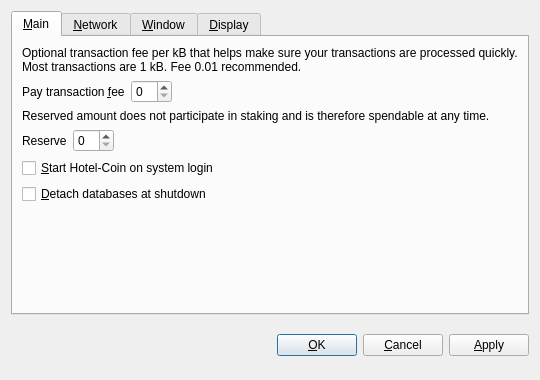
<?xml version="1.0" encoding="UTF-8"?>
<ui version="4.0">
 <class>OptionsDialog</class>
 <widget class="QDialog" name="OptionsDialog">
  <property name="geometry">
   <rect>
    <x>0</x>
    <y>0</y>
    <width>540</width>
    <height>380</height>
   </rect>
  </property>
  <property name="windowTitle">
   <string>Options</string>
  </property>
  <property name="modal">
   <bool>true</bool>
  </property>
  <layout class="QVBoxLayout" name="verticalLayout">
   <item>
    <widget class="QTabWidget" name="tabWidget">
     <property name="tabPosition">
      <enum>QTabWidget::North</enum>
     </property>
     <property name="currentIndex">
      <number>0</number>
     </property>
     <widget class="QWidget" name="tabMain">
      <attribute name="title">
       <string>&amp;Main</string>
      </attribute>
      <layout class="QVBoxLayout" name="verticalLayout_Main">
       <item>
        <widget class="QLabel" name="transactionFeeInfoLabel">
         <property name="text">
          <string>Optional transaction fee per kB that helps make sure your transactions are processed quickly. Most transactions are 1 kB. Fee 0.01 recommended.</string>
         </property>
         <property name="textFormat">
          <enum>Qt::PlainText</enum>
         </property>
         <property name="wordWrap">
          <bool>true</bool>
         </property>
        </widget>
       </item>
       <item>
        <layout class="QHBoxLayout" name="horizontalLayoutFee">
         <item>
          <widget class="QLabel" name="transactionFeeLabel">
           <property name="text">
            <string>Pay transaction &amp;fee</string>
           </property>
           <property name="textFormat">
            <enum>Qt::PlainText</enum>
           </property>
           <property name="buddy">
            <cstring>transactionFee</cstring>
           </property>
          </widget>
         </item>
         <item>
          <widget class="BitcoinAmountField" name="transactionFee"/>
         </item>
         <item>
          <spacer name="horizontalSpacerFee">
           <property name="orientation">
            <enum>Qt::Horizontal</enum>
           </property>
           <property name="sizeHint" stdset="0">
            <size>
             <width>40</width>
             <height>20</height>
            </size>
           </property>
          </spacer>
         </item>
        </layout>
       </item>
       <item>
        <widget class="QLabel" name="reserveBalanceInfoLabel">
         <property name="text">
          <string>Reserved amount does not participate in staking and is therefore spendable at any time.</string>
         </property>
         <property name="textFormat">
          <enum>Qt::PlainText</enum>
         </property>
         <property name="wordWrap">
          <bool>true</bool>
         </property>
        </widget>
       </item>
       <item>
        <layout class="QHBoxLayout" name="horizontalLayoutReserveBalance">
         <item>
          <widget class="QLabel" name="reserveBalanceLabel">
           <property name="text">
            <string>Reserve</string>
           </property>
           <property name="textFormat">
            <enum>Qt::PlainText</enum>
           </property>
           <property name="buddy">
            <cstring>reserveBalance</cstring>
           </property>
          </widget>
         </item>
         <item>
          <widget class="BitcoinAmountField" name="reserveBalance"/>
         </item>
         <item>
          <spacer name="horizontalSpacerReserveBalance">
           <property name="orientation">
            <enum>Qt::Horizontal</enum>
           </property>
           <property name="sizeHint" stdset="0">
            <size>
             <width>40</width>
             <height>20</height>
            </size>
           </property>
          </spacer>
         </item>
        </layout>
       </item>
       <item>
        <widget class="QCheckBox" name="bitcoinAtStartup">
         <property name="toolTip">
          <string>Automatically start Hotel-Coin after logging in to the system.</string>
         </property>
         <property name="text">
          <string>&amp;Start Hotel-Coin on system login</string>
         </property>
        </widget>
       </item>
       <item>
        <widget class="QCheckBox" name="detachDatabases">
         <property name="toolTip">
          <string>Detach block and address databases at shutdown. This means they can be moved to another data directory, but it slows down shutdown. The wallet is always detached.</string>
         </property>
         <property name="text">
          <string>&amp;Detach databases at shutdown</string>
         </property>
        </widget>
       </item>
       <item>
        <spacer name="verticalSpacer_Main">
         <property name="orientation">
          <enum>Qt::Vertical</enum>
         </property>
         <property name="sizeHint" stdset="0">
          <size>
           <width>20</width>
           <height>40</height>
          </size>
         </property>
        </spacer>
       </item>
      </layout>
     </widget>
     <widget class="QWidget" name="tabNetwork">
      <attribute name="title">
       <string>&amp;Network</string>
      </attribute>
      <layout class="QVBoxLayout" name="verticalLayout_Network">
       <item>
        <widget class="QCheckBox" name="mapPortUpnp">
         <property name="toolTip">
          <string>Automatically open the Hotel-Coin client port on the router. This only works when your router supports UPnP and it is enabled.</string>
         </property>
         <property name="text">
          <string>Map port using &amp;UPnP</string>
         </property>
        </widget>
       </item>
       <item>
        <widget class="QCheckBox" name="connectSocks">
         <property name="toolTip">
          <string>Connect to the Hotel-Coin network through a SOCKS proxy (e.g. when connecting through Tor).</string>
         </property>
         <property name="text">
          <string>&amp;Connect through SOCKS proxy:</string>
         </property>
        </widget>
       </item>
       <item>
        <layout class="QHBoxLayout" name="horizontalLayout_Network">
         <item>
          <widget class="QLabel" name="proxyIpLabel">
           <property name="text">
            <string>Proxy &amp;IP:</string>
           </property>
           <property name="textFormat">
            <enum>Qt::PlainText</enum>
           </property>
           <property name="buddy">
            <cstring>proxyIp</cstring>
           </property>
          </widget>
         </item>
         <item>
          <widget class="QValidatedLineEdit" name="proxyIp">
           <property name="maximumSize">
            <size>
             <width>140</width>
             <height>16777215</height>
            </size>
           </property>
           <property name="toolTip">
            <string>IP address of the proxy (e.g. 127.0.0.1)</string>
           </property>
          </widget>
         </item>
         <item>
          <widget class="QLabel" name="proxyPortLabel">
           <property name="text">
            <string>&amp;Port:</string>
           </property>
           <property name="textFormat">
            <enum>Qt::PlainText</enum>
           </property>
           <property name="buddy">
            <cstring>proxyPort</cstring>
           </property>
          </widget>
         </item>
         <item>
          <widget class="QLineEdit" name="proxyPort">
           <property name="maximumSize">
            <size>
             <width>55</width>
             <height>16777215</height>
            </size>
           </property>
           <property name="toolTip">
            <string>Port of the proxy (e.g. 9050)</string>
           </property>
          </widget>
         </item>
         <item>
          <widget class="QLabel" name="socksVersionLabel">
           <property name="text">
            <string>SOCKS &amp;Version:</string>
           </property>
           <property name="textFormat">
            <enum>Qt::PlainText</enum>
           </property>
           <property name="buddy">
            <cstring>socksVersion</cstring>
           </property>
          </widget>
         </item>
         <item>
          <widget class="QValueComboBox" name="socksVersion">
           <property name="toolTip">
            <string>SOCKS version of the proxy (e.g. 5)</string>
           </property>
          </widget>
         </item>
         <item>
          <spacer name="horizontalSpacer_Network">
           <property name="orientation">
            <enum>Qt::Horizontal</enum>
           </property>
           <property name="sizeHint" stdset="0">
            <size>
             <width>40</width>
             <height>20</height>
            </size>
           </property>
          </spacer>
         </item>
        </layout>
       </item>
       <item>
        <spacer name="verticalSpacer_Network">
         <property name="orientation">
          <enum>Qt::Vertical</enum>
         </property>
         <property name="sizeHint" stdset="0">
          <size>
           <width>20</width>
           <height>40</height>
          </size>
         </property>
        </spacer>
       </item>
      </layout>
     </widget>
     <widget class="QWidget" name="tabWindow">
      <attribute name="title">
       <string>&amp;Window</string>
      </attribute>
      <layout class="QVBoxLayout" name="verticalLayout_Window">
       <item>
        <widget class="QCheckBox" name="minimizeToTray">
         <property name="toolTip">
          <string>Show only a tray icon after minimizing the window.</string>
         </property>
         <property name="text">
          <string>&amp;Minimize to the tray instead of the taskbar</string>
         </property>
        </widget>
       </item>
       <item>
        <widget class="QCheckBox" name="minimizeOnClose">
         <property name="toolTip">
          <string>Minimize instead of exit the application when the window is closed. When this option is enabled, the application will be closed only after selecting Quit in the menu.</string>
         </property>
         <property name="text">
          <string>M&amp;inimize on close</string>
         </property>
        </widget>
       </item>
       <item>
        <spacer name="verticalSpacer_Window">
         <property name="orientation">
          <enum>Qt::Vertical</enum>
         </property>
         <property name="sizeHint" stdset="0">
          <size>
           <width>20</width>
           <height>40</height>
          </size>
         </property>
        </spacer>
       </item>
      </layout>
     </widget>
     <widget class="QWidget" name="tabDisplay">
      <attribute name="title">
       <string>&amp;Display</string>
      </attribute>
      <layout class="QVBoxLayout" name="verticalLayout_Display">
       <item>
        <layout class="QHBoxLayout" name="horizontalLayout_1_Display">
         <item>
          <widget class="QLabel" name="langLabel">
           <property name="text">
            <string>User Interface &amp;language:</string>
           </property>
           <property name="textFormat">
            <enum>Qt::PlainText</enum>
           </property>
           <property name="buddy">
            <cstring>lang</cstring>
           </property>
          </widget>
         </item>
         <item>
          <widget class="QValueComboBox" name="lang">
           <property name="toolTip">
            <string>The user interface language can be set here. This setting will take effect after restarting Hotel-Coin.</string>
           </property>
          </widget>
         </item>
        </layout>
       </item>
       <item>
        <layout class="QHBoxLayout" name="horizontalLayout_2_Display">
         <item>
          <widget class="QLabel" name="unitLabel">
           <property name="text">
            <string>&amp;Unit to show amounts in:</string>
           </property>
           <property name="textFormat">
            <enum>Qt::PlainText</enum>
           </property>
           <property name="buddy">
            <cstring>unit</cstring>
           </property>
          </widget>
         </item>
         <item>
          <widget class="QValueComboBox" name="unit">
           <property name="toolTip">
            <string>Choose the default subdivision unit to show in the interface and when sending coins.</string>
           </property>
          </widget>
         </item>
        </layout>
       </item>
       <item>
        <widget class="QCheckBox" name="displayAddresses">
         <property name="toolTip">
          <string>Whether to show Hotel-Coin addresses in the transaction list or not.</string>
         </property>
         <property name="text">
          <string>&amp;Display addresses in transaction list</string>
         </property>
        </widget>
       </item>
       <item>
        <widget class="QCheckBox" name="coinControlFeatures">
         <property name="toolTip">
          <string>Whether to show coin control features or not.</string>
         </property>
         <property name="text">
          <string>Display coin &amp;control features (experts only!)</string>
         </property>
        </widget>
       </item>
       <item>
        <spacer name="verticalSpacer_Display">
         <property name="orientation">
          <enum>Qt::Vertical</enum>
         </property>
         <property name="sizeHint" stdset="0">
          <size>
           <width>20</width>
           <height>40</height>
          </size>
         </property>
        </spacer>
       </item>
      </layout>
     </widget>
    </widget>
   </item>
   <item>
    <layout class="QHBoxLayout" name="horizontalLayout_Buttons">
     <item>
      <spacer name="horizontalSpacer_1">
       <property name="orientation">
        <enum>Qt::Horizontal</enum>
       </property>
       <property name="sizeHint" stdset="0">
        <size>
         <width>40</width>
         <height>48</height>
        </size>
       </property>
      </spacer>
     </item>
     <item>
      <widget class="QLabel" name="statusLabel">
       <property name="font">
        <font>
         <weight>75</weight>
         <bold>true</bold>
        </font>
       </property>
       <property name="text">
        <string/>
       </property>
       <property name="textFormat">
        <enum>Qt::PlainText</enum>
       </property>
       <property name="wordWrap">
        <bool>true</bool>
       </property>
      </widget>
     </item>
     <item>
      <spacer name="horizontalSpacer_2">
       <property name="orientation">
        <enum>Qt::Horizontal</enum>
       </property>
       <property name="sizeHint" stdset="0">
        <size>
         <width>40</width>
         <height>48</height>
        </size>
       </property>
      </spacer>
     </item>
     <item>
      <widget class="QPushButton" name="okButton">
       <property name="text">
        <string>&amp;OK</string>
       </property>
      </widget>
     </item>
     <item>
      <widget class="QPushButton" name="cancelButton">
       <property name="text">
        <string>&amp;Cancel</string>
       </property>
       <property name="autoDefault">
        <bool>false</bool>
       </property>
      </widget>
     </item>
     <item>
      <widget class="QPushButton" name="applyButton">
       <property name="text">
        <string>&amp;Apply</string>
       </property>
       <property name="autoDefault">
        <bool>false</bool>
       </property>
      </widget>
     </item>
    </layout>
   </item>
  </layout>
 </widget>
 <customwidgets>
  <customwidget>
   <class>BitcoinAmountField</class>
   <extends>QSpinBox</extends>
   <header>bitcoinamountfield.h</header>
  </customwidget>
  <customwidget>
   <class>QValueComboBox</class>
   <extends>QComboBox</extends>
   <header>qvaluecombobox.h</header>
  </customwidget>
  <customwidget>
   <class>QValidatedLineEdit</class>
   <extends>QLineEdit</extends>
   <header>qvalidatedlineedit.h</header>
  </customwidget>
 </customwidgets>
 <resources/>
 <connections/>
</ui>
